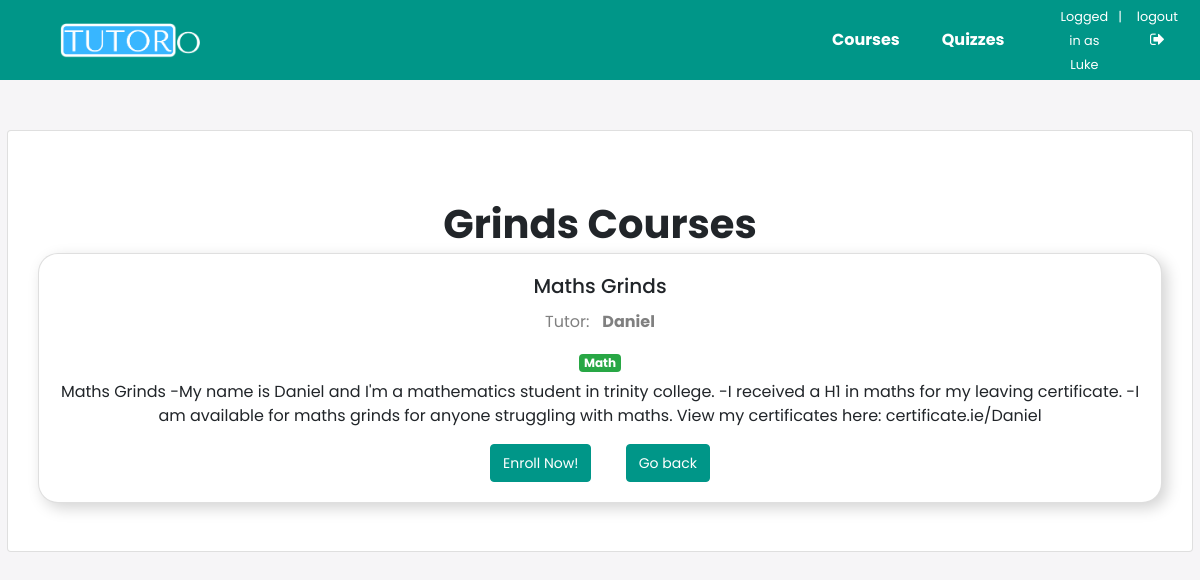
The app's page /studentdash/home/8/ (signed in) with its own data.
### quiz/models.py (models this page shows, shortened)
class User(AbstractUser):
    is_student = models.BooleanField(default=False)
    is_tutor = models.BooleanField(default=False)

class Subject(models.Model):
    name = models.CharField(max_length=30)
    color = models.CharField(max_length=7, default='#007bff')
    def get_html_badge(self):
        name = escape(self.name)
        color = escape(self.color)
        html = '<span class="badge badge-primary" style="background-color: %s">%s</span>' % (color, name)
        return mark_safe(html)

### dashboard/models.py (models this page shows, shortened)
class Course(models.Model):
    name = models.CharField(max_length=255)
    description = models.TextField()
    subject = models.ForeignKey(Subject, on_delete=models.CASCADE)
    student = models.ManyToManyField(User, related_name='members')
    tutor = models.ForeignKey(User, on_delete=models.CASCADE, related_name='courses')

### dashboard/views/student_dashboard.py (the view)
# urls.py: path('home/<int:pk>/', student_dashboard.CourseDetailView.as_view(), name='course_detail'),
@method_decorator([login_required, student_required], name='dispatch')
class CourseDetailView(DetailView):
    model = Course
    template_name = 'dashboard/students/course_detail.html'

### dashboard/templates/dashboard/students/course_detail.html
{% extends 'dashboard/base.html' %}
{% block content %}
    <h1>Grinds Courses</h1>
    <div class="card" style="font-family: 'Poppins', sans-serif; margin: 0 30px 0 30px; border-radius: 20px; box-shadow: 5px 5px 15px LightGrey; text-align: center;">
      <div class="card-body">
        <h5 class="card-title">{{ object.name }}</h5>
        <p class="card-text" style="color: gray;"><label>Tutor:</label> &nbsp;&nbsp;<strong>{{object.tutor.first_name}}</strong></p>
        <h6 class="card-subtitle mb-2 text-muted">{{ object.subject.get_html_badge }}</h6>
        <p class="card-text">{{object.description}}</p>
        <button class="btn btn-success" style="margin: 0 15px 0 15px; border-color: #009688; background-color: #009688;"><a href="{% url 'studentdash:course_enroll' course.id %}">Enroll Now!</a></button>
        <button class="btn btn-success" style="margin: 0 15px 0 15px; border-color: #009688; background-color: #009688;"><a href="{% url 'studentdash:course_home' %}" class="card-link">Go back</a></button>
      </div>
    </div>
    <br><br>
{% endblock %}

### dashboard/templates/dashboard/base.html (shortened to what this page needs)
<!DOCTYPE html>
{% load static %}
<!DOCTYPE html>
<html lang="en" dir="ltr">
  <head>
    <link rel="stylesheet" href="https://stackpath.bootstrapcdn.com/bootstrap/4.5.2/css/bootstrap.min.css">
    <link rel="stylesheet" href="https://stackpath.bootstrapcdn.com/font-awesome/4.7.0/css/font-awesome.min.css">
    <link rel="stylesheet" href="{% static '/css/style.css'%}">
  </head>
  <body>
    {% if user.is_student == True %}
      <div class="navbar">
      	<a href="{% url 'studentdash:course_home' %}"><img src="../../../static/images/TutorO_Logo.png" class="home-logo"></a>
        <ul class="links">
          <li><a href="{% url 'studentdash:course_home' %}">Courses</a></li>
      		<li><a href="{% url 'students:quiz_list' %}">Quizzes</a></li>
          <li>
            <ul style="padding: 0 10px 0 30px; float: right">
              <li><a href="" style="cursor: default; padding: 0; margin: 0 0 0 0; text-align:center; "><small>Logged in as {{user.first_name}}</small></a></li>
              <li><a href="" style="cursor: default; margin:0 5px 0 0; padding: 0;"><small>|</small></a></li>
          		<li><a href="{% url 'logout' %}" style="padding: 0; margin: 0 0 0 0; text-align: center"><small>logout</small><i class="fa fa-sign-out" aria-hidden="true"></i></a></li>
            </ul>
          </li>
        </ul>
      </div>
    {% endif %}
<div class="content-wrapper" style="margin-top:100px">
    <div class="card mb-3" style="margin-top:50px">
      <div class="card-body">
        </div>
      <br>
      {% block content %}
      {% endblock %}
      </div>
    </div>
  </body>
</html>

### static/css/style.css (style rules this page uses)
body { background: #f6f5f7; display: flex; justify-content: center; align-items: center; flex-direction: column; font-family: 'Poppins', sans-serif; height: 100vh; margin: -20px 0 50px; }
.content-wrapper { width: 98.82vw; height: 100%; }
h1 { font-weight: bold; margin: 0; text-align: center; padding: 5px; }
ul { decoration: none; list-style: none; font-size: 14px; display: flex; padding-top: 5px; padding-bottom: 5px; padding-left: 0; margin: 0; }
li { padding-right: 10px; }
a { color: #fff; text-decoration: none; font-size: 14px; margin: 15px 0; }
.navbar { position: fixed; z-index: 10; left: 0; right: 0; top: 0; font-family: 'Poppins', sans-serif; padding: 0 5%; height: 80px; background-color: #009688; }
.navbar .home-logo { float: left; width: auto; height: 35px; display: flex; align-items: center; font-size: 24px; }
.navbar .links { float: right; padding: 0; margin: 0; width: 30%; height: 100%; display: flex; justify-content: space-around; align-items: center; }
.navbar .links li { list-style: none; }
.navbar .links a { display: block; padding: 1em; font-size: 16px; font-weight: bold; color: #fff; text-decoration: none; }
button { border: 3px #009688; border-radius: 5px; margin: 8px 0; outline: none; padding: 5px 12px 5px 12px; box-sizing: border-box; border-color: #009688; font-family: 'Poppins', sans-serif; font-weight: normal; font-size: 17px; color: #fff; background-color: #009688; }

### records on screen
User: first_name "Luke"
Course: name "Maths Grinds", tutor.first_name "Daniel", subject.get_html_badge "Math", description "Maths Grinds -My name is Daniel and I'm a mathematics student in trinity college. -I received a H1 in maths for my leaving certificate. -I am available for maths grinds for anyone struggling with maths. View my certificates here: certificate.ie/Daniel"
